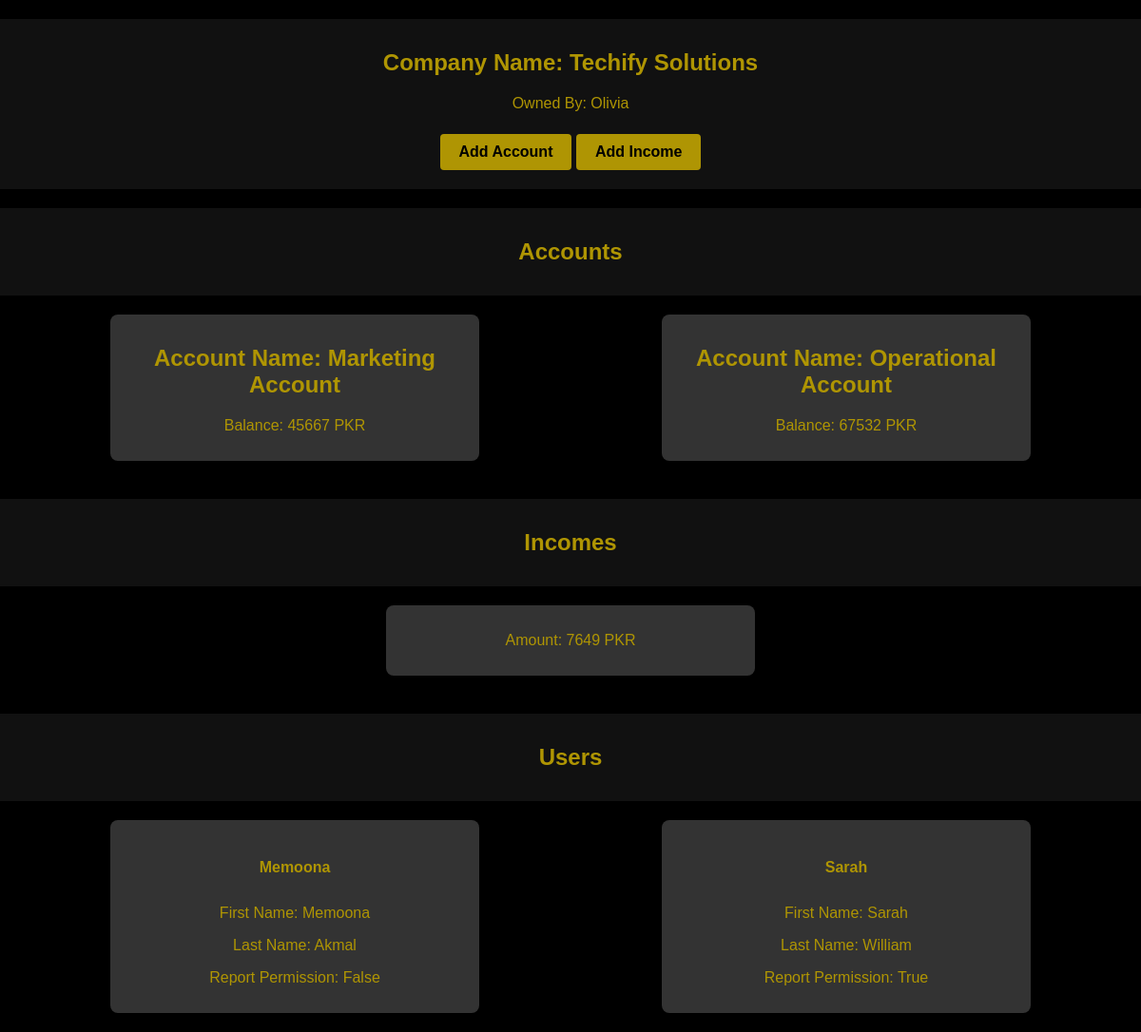
/company/details1/ (signed in), run on the app's committed database.
### company/models.py (models this page shows, shortened)
class Company(models.Model):
    company_name = models.CharField(max_length=200)
    owner = models.ForeignKey(User, on_delete=models.CASCADE, related_name='owned_companies')

class Account(models.Model):
    company= models.ForeignKey(Company , on_delete=models.CASCADE , related_name='accounts')
    account_name = models.CharField(max_length=200)
    balance = models.IntegerField()

class Income(models.Model):
    company = models.ForeignKey(Company , on_delete=models.CASCADE , related_name='incomes')
    income = models.IntegerField()

### users/models.py (models this page shows, shortened)
class CompanyUser(models.Model):
    user = models.OneToOneField(User, on_delete=models.CASCADE )
    report_perm = models.BooleanField(default=False)
    company = models.ForeignKey('company.Company' , on_delete=models.CASCADE , related_name='company_users')

### company/views.py (the view)
# urls.py: path('details<int:company_id>/' , views.company_detail , name ='company_detail'),
@login_required
def company_detail(request , company_id):
    company = get_object_or_404(Company , id = company_id)
    users = company.company_users.all()
    accounts = company.accounts.all()
    incomes = company.incomes.all()
    expenses = company.expenses.all()
    context = {'company':company ,
               'users':users,
               'accounts':accounts ,
               'incomes':incomes ,
               'expenses':expenses}
    return render(request , 'company_detail.html' , context )

### company/templates/company_detail.html (shortened to what this page needs)
{% load static %}
<!DOCTYPE html>
<html lang="en">
<head>
    <link rel="stylesheet" href="{% static 'style.css' %}">
</head>
<body>
    <section class="extra-section">
        <h2>Company Name: {{ company.company_name }}</h2>
        <p>Owned By: {{ company.owner }}</p>
        <a class="btn-action" href="{% url 'company:add_account' company.id %}">Add Account</a>
        <a class="btn-action" href="{% url 'company:add_income' company.id %}">Add Income</a>
    </section>
    <section class="extra-section">
        <h2>Accounts</h2>
    </section>
    <section class="cards-section">
        {% for account in accounts %}
        <div class="card">
            <h2>Account Name: {{ account.account_name }}</h2>
            <p>Balance: {{ account.balance }} PKR</p>
        </div>
        {% empty %}
        <p>No Accounts Available</p>
        {% endfor %}
    </section>
    <section class="extra-section">
        <h2>Incomes</h2>
    </section>
    <section class="cards-section">
        {% for income in incomes %}
        <div class="card">
            <p>Amount: {{ income.income }} PKR </p>
        </div>
        {% empty %}
        <p>No Incomes Available</p>
        {% endfor %}
    </section>
    <section class="extra-section">
        <h2>Users</h2>
    </section>
    <section class="cards-section">
        {% for user in users %}
        <div class="card">
            <h4>{{ user.user.username }}</h4>
            <p>First Name: {{ user.user.first_name }}</p>
            <p>Last Name: {{ user.user.last_name }}</p>
            <p>Report Permission: {{ user.report_perm }}</p>
        </div>
        {% empty %}
        <p>No Users are in this Company</p>
        {% endfor %}
    </section>
</body>
</html>

### users/static/style.css (style rules this page uses)
body { margin: 0; font-family: Arial, sans-serif; background-color: #000; color: #af9503 ; }
h1, h2, p { margin: 0; padding: 0.5em 0; }
.cards-section { display: flex; justify-content: space-around; padding: 20px; }
.card { background-color: #333; padding: 20px; border-radius: 8px; width: 30%; text-align: center; box-shadow: 0 4px 8px rgba(0, 0, 0, 0.3); }
.extra-section { margin-top: 20px; padding: 20px; text-align: center; background-color: #111; }
.btn-action { display: inline-block; margin-top: 15px; padding: 10px 20px; background-color: #af9503; color: #000; border-radius: 4px; text-decoration: none; font-weight: bold; cursor: pointer; }

### data on the page
Company: company_name "Techify Solutions", owner "Olivia"
Account: account_name "Marketing Account", balance "45667"
Account: account_name "Operational Account", balance "67532"
Income: income "7649"
CompanyUser: user.username "Memoona", user.first_name "Memoona", user.last_name "Akmal", report_perm "False"
CompanyUser: user.username "Sarah", user.first_name "Sarah", user.last_name "William", report_perm "True"
